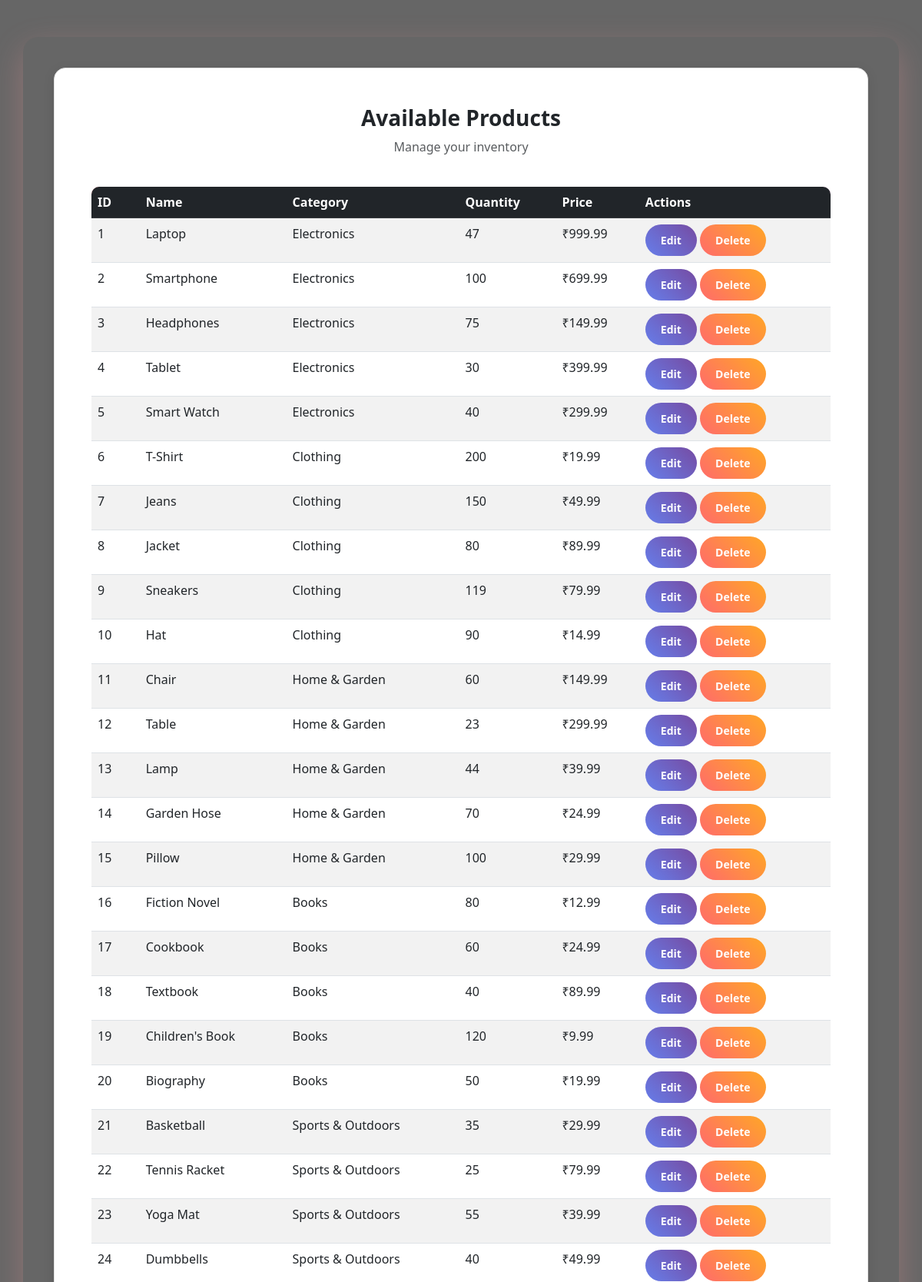
Screenshot of /view_products (signed in, upper part) with the database file from the repository.
### tables this page shows
CREATE TABLE products (
    product_id INTEGER PRIMARY KEY AUTOINCREMENT,
    name TEXT NOT NULL,
    category TEXT NOT NULL,
    quantity INTEGER NOT NULL,
    price REAL NOT NULL,
    threshold INTEGER NOT NULL
);

### app.py (the view)
@app.route("/view_products")
@login_required
def view_products():
    conn = get_db()
    products = conn.execute("SELECT * FROM products").fetchall()
    conn.close()
    role = session.get("role")
    username = session.get("username")
    return render_template("view_products.html", products=products, role=role, username=username)

### app.py (called while the page is built)
@login_manager.user_loader
def load_user(user_id):
    conn = get_db()
    user = conn.execute("SELECT * FROM users WHERE user_id=?", (user_id,)).fetchone()
    conn.close()
    if user:
        return User(user['user_id'], user['email'], user['role'])
    return None

def get_db():
    conn = sqlite3.connect("database.db")
    conn.row_factory = sqlite3.Row
    return conn

### templates/view_products.html (shortened to what this page needs)
<!DOCTYPE html>
<html lang="en">
<head>
  <link href="https://cdn.jsdelivr.net/npm/bootstrap@5.3.0/dist/css/bootstrap.min.css" rel="stylesheet">
  <link href="https://cdn.jsdelivr.net/npm/bootstrap-icons@1.10.0/font/bootstrap-icons.css" rel="stylesheet">
  <link href="{{ url_for('static', filename='style.css') }}" rel="stylesheet">
</head>
<body class="auth-page">
<div class="container mt-5 fade-in">
  <div class="row justify-content-center">
    <div class="col-md-12">
      <div class="card p-5">
        <div class="text-center mb-4">
          <h3 class="fw-bold">Available Products</h3>
          <p class="text-muted">Manage your inventory</p>
        </div>
    <div class="table-responsive">
      <table class="table table-striped table-hover">
        <thead class="table-dark">
          <tr>
            <th>ID</th><th>Name</th><th>Category</th><th>Quantity</th><th>Price</th><th>Actions</th>
          </tr>
        </thead>
        <tbody>
          {% for p in products %}
          <tr>
            <td>{{ p['product_id'] }}</td>
            <td>{{ p['name'] }}</td>
            <td>{{ p['category'] }}</td>
            <td>
              {% if p['quantity'] < p['threshold'] %}
                <span class="badge bg-danger">{{ p['quantity'] }}</span>
              {% else %}
                {{ p['quantity'] }}
              {% endif %}
            </td>
            <td>₹{{ p['price'] }}</td>
            <td>
              <a href="{{ url_for('edit_product', product_id=p['product_id']) }}" class="btn btn-sm btn-primary">Edit</a>
              <a href="{{ url_for('delete_product', product_id=p['product_id']) }}" class="btn btn-sm btn-danger" onclick="return confirm('Are you sure you want to delete this product?');">Delete</a>
            </td>
          </tr>
          {% endfor %}
        </tbody>
      </table>
    </div>
      </div>
    </div>
  </div>
</div>
</body>
</html>

### static/style.css (style rules this page uses)
body { background: linear-gradient(135deg, #ff9a9e 0%, #fecfef 50%, #a8edea 100%); font-family: "Segoe UI", Tahoma, Geneva, Verdana, sans-serif; min-height: 100vh; margin: 0; color: #212529; position: relative; overflow-x: hidden; }
.container { background: linear-gradient(180deg, #ffffff 0%, #f8f9fa 100%); border-radius: 20px; padding: 40px; margin-top: 30px; box-shadow: 0 15px 40px rgba(255, 154, 158, 0.3); color: #212529; }
.btn { border-radius: 25px; padding: 10px 20px; font-weight: 600; transition: all 0.3s ease; }
.btn-primary { background: linear-gradient(45deg, #667eea, #764ba2); border: none; color: #fff; }
.btn-danger { background: linear-gradient(45deg, #ff6b6b, #ffa726); border: none; color: #fff; }
.card { border-radius: 15px; box-shadow: 0 8px 25px rgba(255, 154, 158, 0.2); border: none; background: rgba(255, 255, 255, 0.9); transition: all 0.3s ease; }
.auth-page .card { background: white !important; backdrop-filter: none; -webkit-backdrop-filter: none; box-shadow: 0 4px 15px rgba(0, 0, 0, 0.1); border: 1px solid #ddd; color: #212529; }
.table { border-radius: 10px; overflow: hidden; box-shadow: 0 4px 15px rgba(255, 154, 158, 0.1); }
.table thead { background: linear-gradient(90deg, #ff9a9e, #fecfef); color: white; }
.fade-in { animation: fadeIn 0.5s ease-in; }
.table-responsive { overflow-x: auto; -webkit-overflow-scrolling: touch; }
.auth-page { background-image: url('/static/images/warehouse-bg.jpg'); background-size: cover; background-position: center; background-attachment: fixed; background-repeat: no-repeat; }
.auth-page::before { content: ''; position: fixed; top: 0; left: 0; width: 100%; height: 100%; background: rgba(0, 0, 0, 0.6); z-index: -1; }
.auth-page .container { background: transparent !important; backdrop-filter: none; -webkit-backdrop-filter: none; }

### rows the page displays
products: product_id "1", name "Laptop", category "Electronics", quantity "47", price "999.99"
products: product_id "2", name "Smartphone", category "Electronics", quantity "100", price "699.99"
products: product_id "3", name "Headphones", category "Electronics", quantity "75", price "149.99"
products: product_id "4", name "Tablet", category "Electronics", quantity "30", price "399.99"
products: product_id "5", name "Smart Watch", category "Electronics", quantity "40", price "299.99"
products: product_id "6", name "T-Shirt", category "Clothing", quantity "200", price "19.99"
products: product_id "7", name "Jeans", category "Clothing", quantity "150", price "49.99"
products: product_id "8", name "Jacket", category "Clothing", quantity "80", price "89.99"
products: product_id "9", name "Sneakers", category "Clothing", quantity "119", price "79.99"
products: product_id "10", name "Hat", category "Clothing", quantity "90", price "14.99"
products: product_id "11", name "Chair", category "Home & Garden", quantity "60", price "149.99"
products: product_id "12", name "Table", category "Home & Garden", quantity "23", price "299.99"
products: product_id "13", name "Lamp", category "Home & Garden", quantity "44", price "39.99"
products: product_id "14", name "Garden Hose", category "Home & Garden", quantity "70", price "24.99"
products: product_id "15", name "Pillow", category "Home & Garden", quantity "100", price "29.99"
products: product_id "16", name "Fiction Novel", category "Books", quantity "80", price "12.99"
products: product_id "17", name "Cookbook", category "Books", quantity "60", price "24.99"
products: product_id "18", name "Textbook", category "Books", quantity "40", price "89.99"
products: product_id "19", name "Children's Book", category "Books", quantity "120", price "9.99"
products: product_id "20", name "Biography", category "Books", quantity "50", price "19.99"
products: product_id "21", name "Basketball", category "Sports & Outdoors", quantity "35", price "29.99"
products: product_id "22", name "Tennis Racket", category "Sports & Outdoors", quantity "25", price "79.99"
products: product_id "23", name "Yoga Mat", category "Sports & Outdoors", quantity "55", price "39.99"
products: product_id "24", name "Dumbbells", category "Sports & Outdoors", quantity "40", price "49.99"
